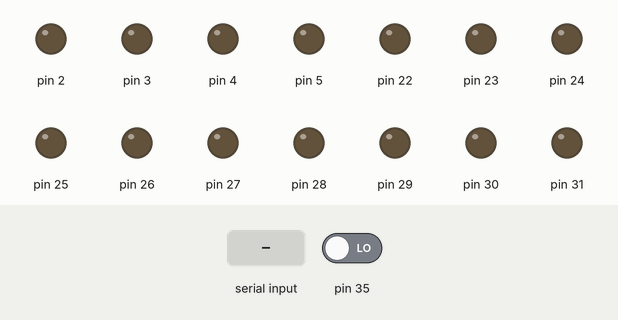
This sketch was run on a simulated Arduino Mega 2560, built with avr-gcc and run on an emulated ATmega2560. Parts: output pins drawn as LEDs (lit = HIGH). The inputs (shaded band) are chosen by the test bench; at power-on: pin 35 LOW.

Above: at 1.2 s.
1.3 s: "B" received over Serial
At 2.42 s:
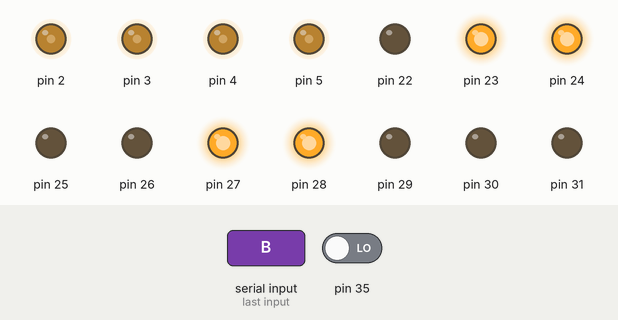
4.0 s: "x" received over Serial
At 6.0 s:
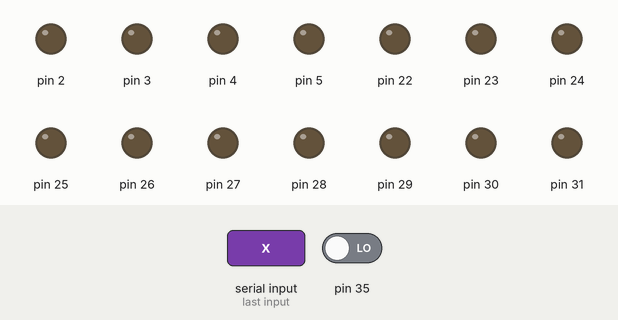
Timing chart, 0 to 7.5 s (numbered marks = the images above; inputs shaded):
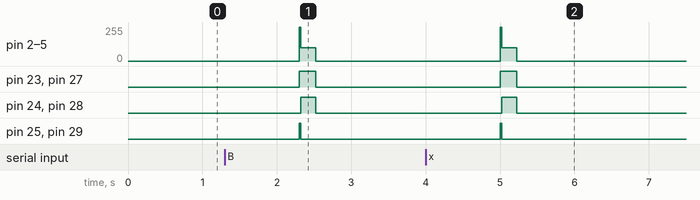

The sketch:

easy_driving_and_avoid__obstacles_v2.ino
```cpp
//THIS IS CODE FOR BLUETOOTH CONTROLLING AND AVOIDING OBSTACLES v2
char input;
char mode='B';
long intevral;
void avoid()
{
  digitalWrite(33,HIGH);
delayMicroseconds(10);
digitalWrite(33,LOW);
intevral = pulseIn(35, HIGH);
if(intevral<4000)
{
  //actually this must be measure practical
car_backward();
delay(20);
car_stop();
delay(1);
car_right();
delay(200);
car_stop();
}
}
void car_left()
{

 digitalWrite(22,HIGH);
 digitalWrite(23,LOW);
 digitalWrite(24,LOW);
 digitalWrite(25,HIGH);
 digitalWrite(26,HIGH);
 digitalWrite(27,LOW);
 digitalWrite(28,LOW);
 digitalWrite(29,HIGH);
 analogWrite(2,100);
 analogWrite(3,100);
 analogWrite(4,100);
 analogWrite(5,100);
}
void car_right()
{

 digitalWrite(22,LOW);
 digitalWrite(23,HIGH);
 digitalWrite(24,HIGH);
 digitalWrite(25,LOW);
 digitalWrite(26,LOW);
 digitalWrite(27,HIGH);
 digitalWrite(28,HIGH);
 digitalWrite(29,LOW);
 analogWrite(2,100);
 analogWrite(3,100);
 analogWrite(4,100);
 analogWrite(5,100);
}
void car_backward()
{

 digitalWrite(22,LOW);
 digitalWrite(23,HIGH);
 digitalWrite(24,LOW);
 digitalWrite(25,HIGH);
 digitalWrite(26,LOW);
 digitalWrite(27,HIGH);
 digitalWrite(28,LOW);
 digitalWrite(29,HIGH);
 analogWrite(2,255);
 analogWrite(3,255);
 analogWrite(4,255);
 analogWrite(5,255);
}
void car_forward()
{

 digitalWrite(22,HIGH);
 digitalWrite(23,LOW);
 digitalWrite(24,HIGH);
 digitalWrite(25,LOW);
 digitalWrite(26,HIGH);
 digitalWrite(27,LOW);
 digitalWrite(28,HIGH);
 digitalWrite(29,LOW);
 analogWrite(2,255);
 analogWrite(3,255);
 analogWrite(4,255);
 analogWrite(5,255);
}
void car_stop()
{

 digitalWrite(22,LOW);
 digitalWrite(23,LOW);
 digitalWrite(24,LOW);
 digitalWrite(25,LOW);
 digitalWrite(26,LOW);
 digitalWrite(27,LOW);
 digitalWrite(28,LOW);
 digitalWrite(29,LOW);
 analogWrite(2,0);
 analogWrite(3,0);
 analogWrite(4,0);
 analogWrite(5,0);
}
void setup()
{
Serial.begin(9600);
pinMode(22,OUTPUT);
pinMode(23,OUTPUT);
pinMode(24,OUTPUT);
pinMode(25,OUTPUT);
pinMode(26,OUTPUT);
pinMode(27,OUTPUT);
pinMode(28,OUTPUT);
pinMode(29,OUTPUT);
pinMode(30,OUTPUT);
pinMode(2,OUTPUT);
pinMode(3,OUTPUT);
pinMode(4,OUTPUT);
pinMode(5,OUTPUT);
pinMode(31,OUTPUT);
pinMode(37,OUTPUT);
digitalWrite(31,LOW);
digitalWrite(37,HIGH);

}

void loop()
{


if(Serial.available()>0)
{
input=Serial.read();
if(input=='B')//turn on and off switch
{
  mode=input;
}
else if(input=='b')
{
    mode=input;
}
if(mode=='B')
{
  avoid();//avoiding OBSTACLES function
  if(intevral>4000)
  {
if(input=='x')
{
  car_stop();
    Serial.write('x');

}
if(input=='w')
{
  car_forward();
    Serial.write('w');

}
if(input=='s')
{
  car_backward();
    Serial.write('s');

}
if(input=='d')
{
  car_right();
    Serial.write('d');

}
if(input=='a')
{
  car_left();
    Serial.write('a');

}
  }
}
}
}
```

Measured:
- after the input at 1.3 s, pin 2–5: 0/255 → 100/255 after 1.0 s, → 0/255 0.22 s later; pin 23, pin 27: LOW → HIGH after 1.0 s, → LOW 0.22 s later; pin 24, pin 28: LOW → HIGH after 1.0 s, → LOW 0.20 s later; pin 25, pin 29: LOW → HIGH after 1.0 s, → LOW 0.02 s later
- after the input at 4.0 s, pin 2–5: 0/255 → 100/255 after 1.0 s, → 0/255 0.22 s later; pin 23, pin 27: LOW → HIGH after 1.0 s, → LOW 0.22 s later; pin 24, pin 28: LOW → HIGH after 1.0 s, → LOW 0.20 s later; pin 25, pin 29: LOW → HIGH after 1.0 s, → LOW 0.02 s later
